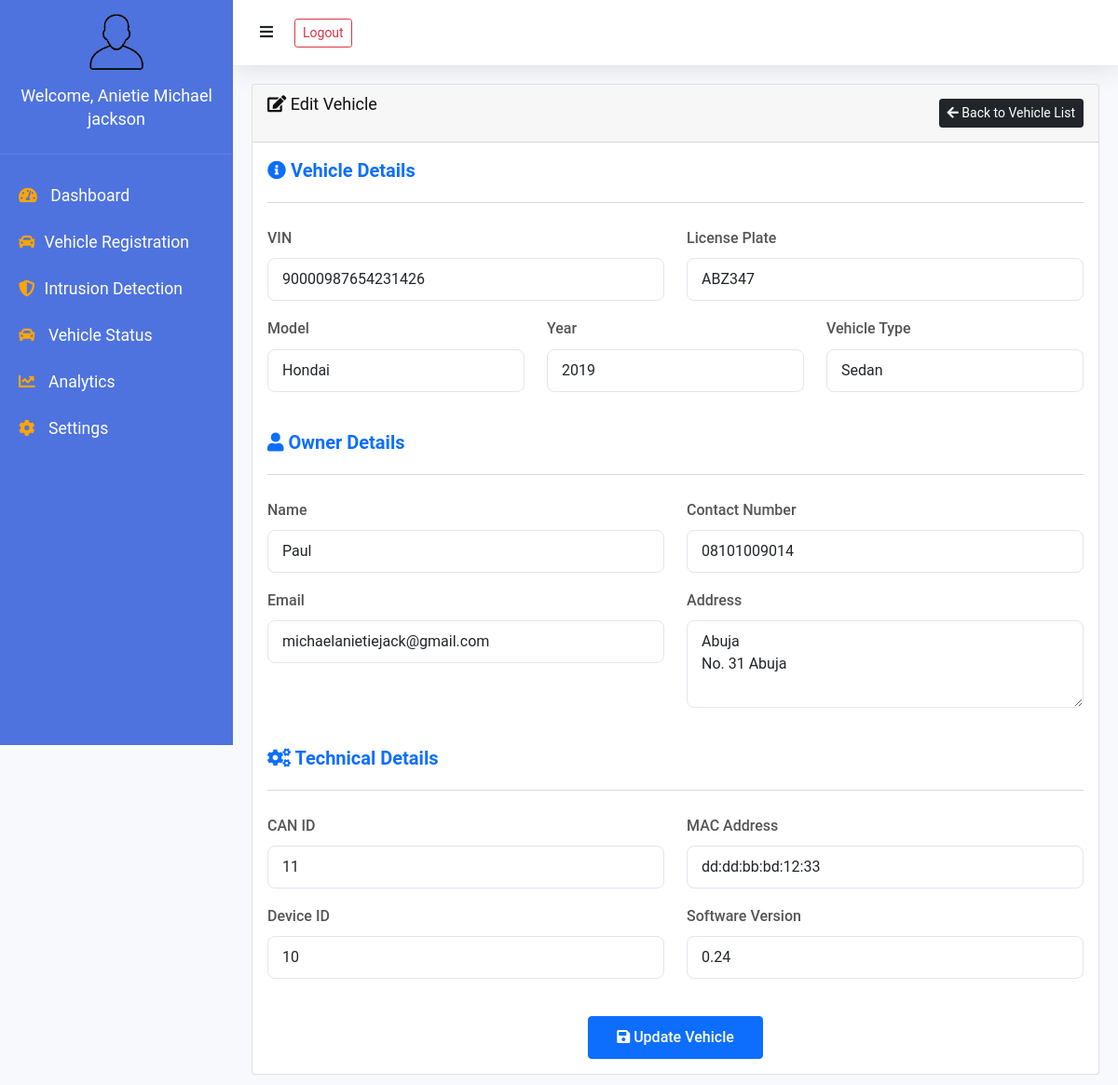
Page /edit-vehicle/2 (signed in) on the committed database.
### app.py (models this page shows)
class Vehicle(db.Model):
    id = db.Column(db.Integer, primary_key=True)
    vin = db.Column(db.String(17), unique=True, nullable=False)
    license_plate = db.Column(db.String(20), unique=True, nullable=False)
    model = db.Column(db.String(100), nullable=False)
    year = db.Column(db.Integer, nullable=False)
    vehicle_type = db.Column(db.String(50), nullable=False)
    owner_name = db.Column(db.String(100), nullable=False)
    contact_number = db.Column(db.String(20), nullable=False)
    email = db.Column(db.String(120), nullable=False)
    address = db.Column(db.Text, nullable=False)
    can_id = db.Column(db.String(50), nullable=False)
    mac_address = db.Column(db.String(17), nullable=False)
    device_id = db.Column(db.String(50), nullable=False)
    software_version = db.Column(db.String(20), nullable=False)
    created_at = db.Column(db.DateTime, default=datetime.utcnow)

### app.py (the view, shortened to what this page needs)
@app.route('/edit-vehicle/<int:vehicle_id>', methods=['GET', 'POST'])
@login_required
def edit_vehicle(vehicle_id):
    vehicle = Vehicle.query.get_or_404(vehicle_id)
    return render_template('edit_vehicle.html', name=session.get('user_name'), vehicle=vehicle)

### app.py (called while the page is built)
def login_required(f):
    @wraps(f)
    def decorated_function(*args, **kwargs):
        if 'user_id' not in session:
            flash('Please login to access this page', 'error')
            return redirect(url_for('index'))
        return f(*args, **kwargs)
    return decorated_function

### template/edit_vehicle.html (shortened to what this page needs)
{% extends "base_dashboard.html" %}
{% block content %}
<div class="row">
    <div class="col-12">
        <div class="card">
            <div class="card-header d-flex justify-content-between align-items-center">
                <h5><i class="fas fa-edit"></i> Edit Vehicle</h5>
                <a href="{{ url_for('vehicle_registration') }}" class="btn btn-dark btn-sm">
                    <i class="fas fa-arrow-left"></i> Back to Vehicle List
                </a>
            </div>
            <div class="card-body">
                <form method="POST" class="needs-validation" novalidate>
                    <div class="section-header mb-4">
                        <h4 class="text-primary"><i class="fas fa-info-circle"></i> Vehicle Details</h4>
                        <hr>
                    </div>
                    <div class="row">
                        <div class="col-md-6 mb-3">
                            <label for="vin" class="form-label">VIN</label>
                            <input type="text" class="form-control" id="vin" name="vin" required
                                   pattern="[A-HJ-NPR-Z0-9]{17}" maxlength="17" value="{{ vehicle.vin }}">
                        </div>
                        <div class="col-md-6 mb-3">
                            <label for="license_plate" class="form-label">License Plate</label>
                            <input type="text" class="form-control" id="license_plate" name="license_plate"
                                   value="{{ vehicle.license_plate }}" required>
                        </div>
                        <div class="col-md-4 mb-3">
                            <label for="model" class="form-label">Model</label>
                            <input type="text" class="form-control" id="model" name="model"
                                   value="{{ vehicle.model }}" required>
                        </div>
                        <div class="col-md-4 mb-3">
                            <label for="year" class="form-label">Year</label>
                            <input type="number" class="form-control" id="year" name="year"
                                   min="1900" max="2024" value="{{ vehicle.year }}" required>
                        </div>
                        <div class="col-md-4 mb-3">
                            <label for="vehicle_type" class="form-label">Vehicle Type</label>
                            <select class="form-control" id="vehicle_type" name="vehicle_type" required>
                                <option value="Sedan" {% if vehicle.vehicle_type == 'Sedan' %}selected{% endif %}>Sedan</option>
                            </select>
                        </div>
                    </div>
                    <div class="section-header mb-4 mt-4">
                        <h4 class="text-primary"><i class="fas fa-user"></i> Owner Details</h4>
                        <hr>
                    </div>
                    <div class="row">
                        <div class="col-md-6 mb-3">
                            <label for="owner_name" class="form-label">Name</label>
                            <input type="text" class="form-control" id="owner_name" name="owner_name"
                                   value="{{ vehicle.owner_name }}" required>
                        </div>
                        <div class="col-md-6 mb-3">
                            <label for="contact_number" class="form-label">Contact Number</label>
                            <input type="tel" class="form-control" id="contact_number" name="contact_number"
                                   value="{{ vehicle.contact_number }}" required>
                        </div>
                        <div class="col-md-6 mb-3">
                            <label for="email" class="form-label">Email</label>
                            <input type="email" class="form-control" id="email" name="email"
                                   value="{{ vehicle.email }}" required>
                        </div>
                        <div class="col-md-6 mb-3">
                            <label for="address" class="form-label">Address</label>
                            <textarea class="form-control" id="address" name="address" rows="3" required>{{ vehicle.address }}</textarea>
                        </div>
                    </div>
                    <div class="section-header mb-4 mt-4">
                        <h4 class="text-primary"><i class="fas fa-cogs"></i> Technical Details</h4>
                        <hr>
                    </div>
                    <div class="row">
                        <div class="col-md-6 mb-3">
                            <label for="can_id" class="form-label">CAN ID</label>
                            <input type="text" class="form-control" id="can_id" name="can_id"
                                   value="{{ vehicle.can_id }}" required>
                        </div>
                        <div class="col-md-6 mb-3">
                            <label for="mac_address" class="form-label">MAC Address</label>
                            <input type="text" class="form-control" id="mac_address" name="mac_address"
                                   pattern="([0-9A-Fa-f]{2}[:-]){5}([0-9A-Fa-f]{2})"
                                   value="{{ vehicle.mac_address }}" required>
                        </div>
                        <div class="col-md-6 mb-3">
                            <label for="device_id" class="form-label">Device ID</label>
                            <input type="text" class="form-control" id="device_id" name="device_id"
                                   value="{{ vehicle.device_id }}" required>
                        </div>
                        <div class="col-md-6 mb-3">
                            <label for="software_version" class="form-label">Software Version</label>
                            <input type="text" class="form-control" id="software_version" name="software_version"
                                   value="{{ vehicle.software_version }}" required>
                        </div>
                    </div>
                    <div class="text-center mt-4">
                        <button type="submit" class="btn btn-primary">
                            <i class="fas fa-save"></i> Update Vehicle
                        </button>
                    </div>
                </form>
            </div>
        </div>
    </div>
</div>
{% endblock %}

### static/css/dashboard.css (style rules this page uses)
.dashboard-body { background: #f8f9fc; font-family: 'Roboto', sans-serif; }

### template/edit_vehicle.html (style rules this page uses)
.section-header h4 { font-weight: 600; color: #4e73df; }
.form-label { font-weight: 500; color: #555; }
.form-control { border-radius: 8px; border: 1px solid #e3e6f0; padding: 10px 15px; transition: all 0.3s ease; }
.btn-primary { padding: 10px 30px; font-weight: 500; }

### rows in the picture
Vehicle: vin "90000987654231426", license_plate "ABZ347", model "Hondai", year "2019", vehicle_type "Sedan", owner_name "Paul", contact_number "08101009014", email "michaelanietiejack@gmail.com", address "Abuja No. 31 Abuja", can_id "11", mac_address "dd:dd:bb:bd:12:33", device_id "10", software_version "0.24"

### other values in the picture
{{ name }} "Anietie Michael jackson"
